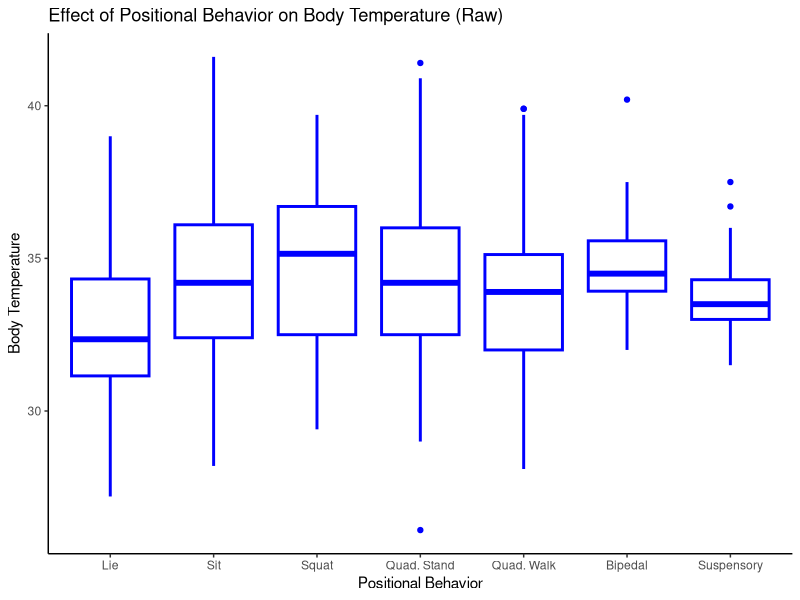
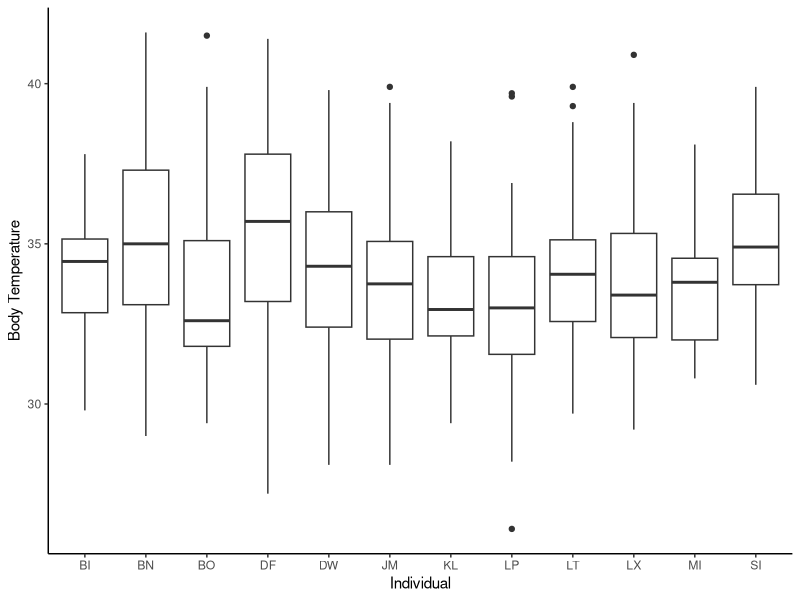
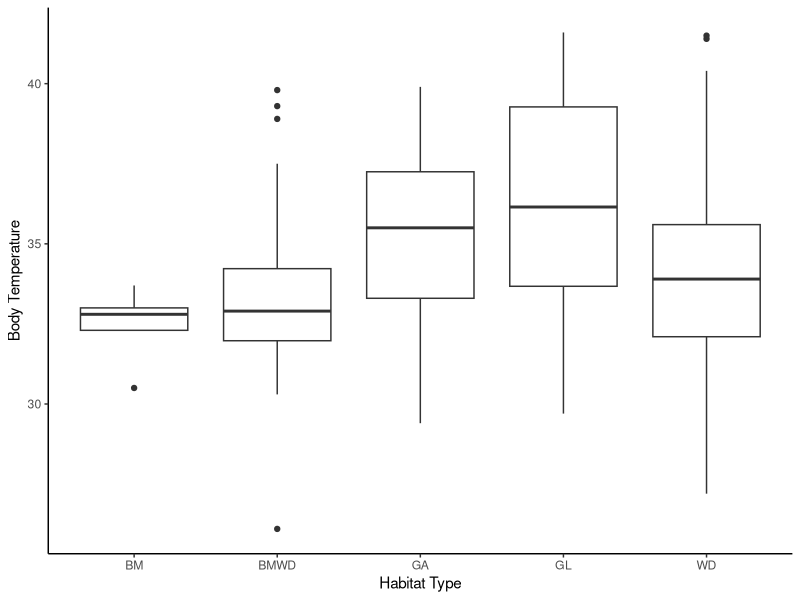
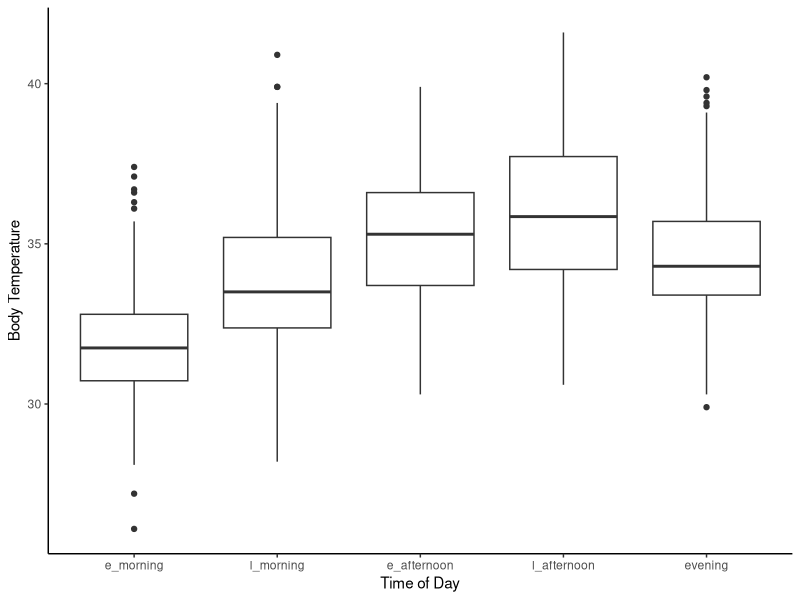
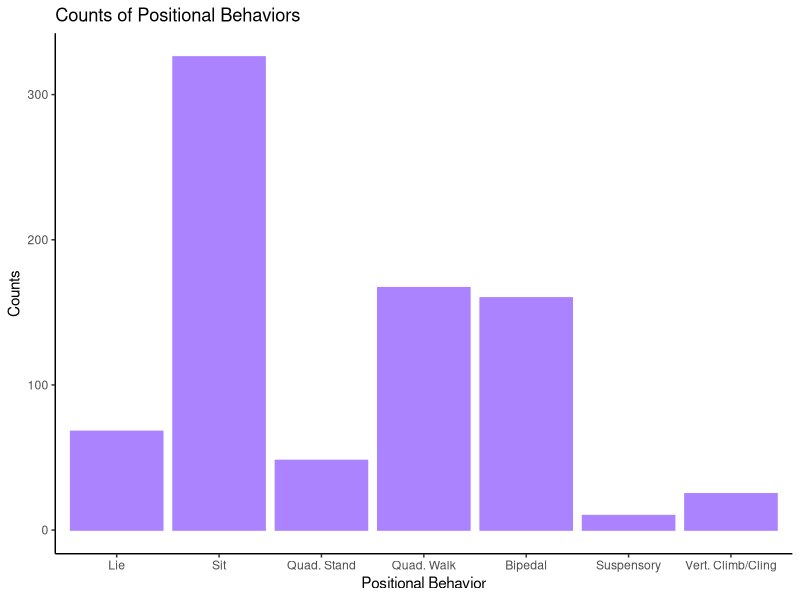
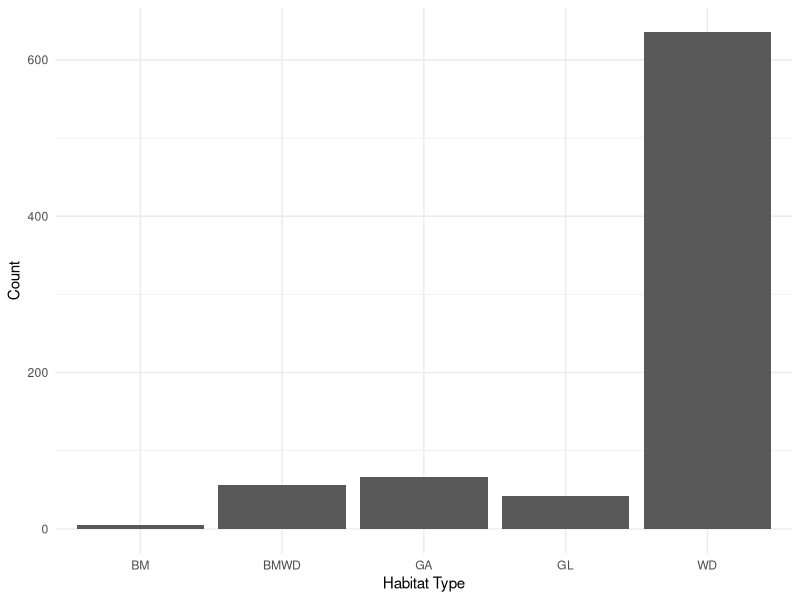
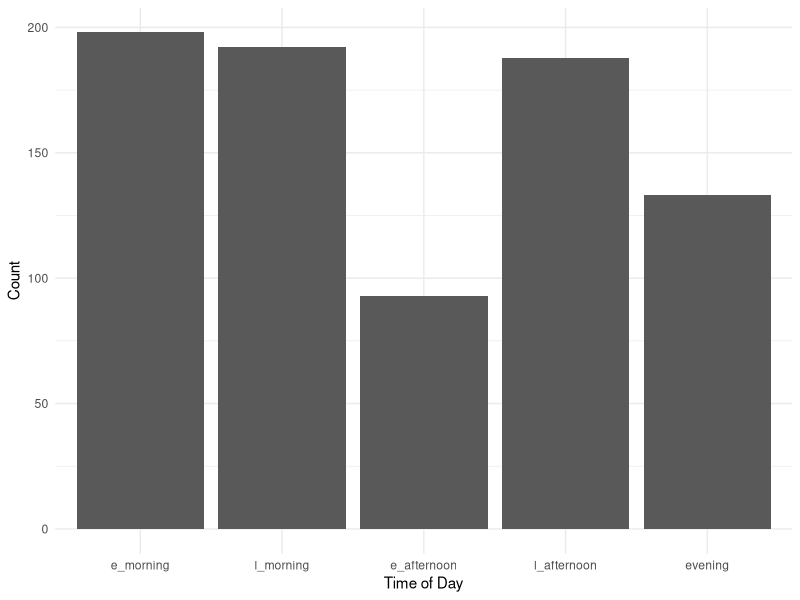
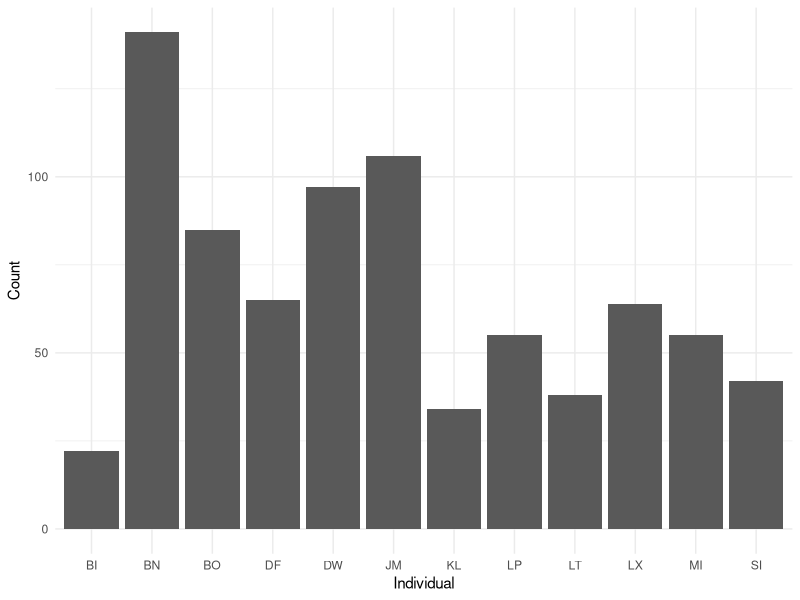

Reproduce these figures in R, in order. (Note: this script raises an error after producing the figures.)
# load libraries
library(readr) 
library(lubridate)
library(magrittr)
library(ggplot2)
library(car)
library(emmeans)
library(lme4)
library(ggthemes)
library(tidyverse) 
#library(plyr) #HSR note- if you need plyr, need to load it before tidyverse. But dplyr in tidyverse does everything plyr can do and more, so shoudln't need plyr. 

##read in data
prelim_tidy <- read_csv("_data/_tidy/prelim_data_tidycols.csv")
View(prelim_tidy)
nrow(prelim_tidy) #2873 rows

#Omit any missing values:
summary(is.na(prelim_tidy)) #looks like missing lots of therm data

prelim_temp<-na.omit(prelim_tidy)
View(prelim_temp)
nrow(prelim_temp) #810 rows; most rows were removed bc therm data missing. 

prelim_temp$therm_t[prelim_temp$therm_t >= 42] <- NA #remove therm values >42 because likely a temp sensor problem? 6 rows removed.  

prelim_temp<-na.omit(prelim_temp) #remove those rows with NA's
View(prelim_temp)
nrow(prelim_temp) #now 804 rows

#Combine positional behaviors into smaller categories
# suspensory = Cb, Br & QM
#bipedalism = BpS, BpW & Abp
#Sit = St & Sq
#Vertical climb and cling together
prelim_temp$pos_beh[prelim_temp$pos_beh == "Cb"] <- "Su"
prelim_temp$pos_beh[prelim_temp$pos_beh == "Br"] <- "Su"
prelim_temp$pos_beh[prelim_temp$pos_beh == "QM"] <- "Su"
prelim_temp$pos_beh[prelim_temp$pos_beh == "Vci"] <- "VC"
prelim_temp$pos_beh[prelim_temp$pos_beh == "Abp"] <- "Bp"
prelim_temp$pos_beh[prelim_temp$pos_beh == "BpS"] <- "Bp"
prelim_temp$pos_beh[prelim_temp$pos_beh == "BpW"] <- "Bp"
prelim_temp$pos_beh[prelim_temp$pos_beh == "Sq"] <- "St"

############
##re-order levels
prelim_temp$time_od <- factor(prelim_temp$time_od, levels = c("e_morning", "l_morning", "e_afternoon", "l_afternoon", "evening"))
prelim_temp$pos_beh <- factor(prelim_temp$pos_beh, levels = c("QS", "Ly", "Sq", "St", "QW", "Bp", "Su", "VC"))

## Change to factor and numeric
factor_cols <- c("pos_beh","context", "substrate", "hab_type", "individual")
numeric_cols <- c("sun", "therm_t", "t_lo", "t_hi", "amb_t")

prelim_temp[factor_cols] <- lapply(prelim_temp[factor_cols], as.factor)

prelim_temp[numeric_cols] <- lapply(prelim_temp[numeric_cols], as.numeric)

str(prelim_temp)

##plotting
## Change levels for the plot 
prelim_temp$pos_beh <- factor(prelim_temp$pos_beh, levels = c("Ly","St", "Sq", "QS", "QW", "Bp", "Su", "VC"))

pb_raw_plot <- ggplot(prelim_temp, aes(pos_beh, therm_t)) +
                  geom_boxplot(fill = "white", colour = "blue", size = 1) + 
                  ggtitle("Effect of Positional Behavior on Body Temperature (Raw)") +
                  scale_x_discrete(name = "Positional Behavior", labels = c("Lie", "Sit", 
                                        "Squat", "Quad. Stand", "Quad. Walk", "Bipedal", 
                                        "Suspensory", "Vert. Climb/Cling")) +
                  scale_y_continuous(name = "Body Temperature") +
                  theme_classic()
pb_raw_plot

##save plot
ggsave("pb_raw_plot.pdf", width=10, height=6, units="in")

ggsave("pb_raw_plot.png", width=10, height=6, units="in")

#labels = c("Lie", "Sit", "Squat", "Quad. Stand", "Quad. Walk", "Bipedal", "Suspensory", "Vert. Climb/Cling"

ggplot(prelim_temp, aes(individual, therm_t)) +
  geom_boxplot() + 
  labs(x="Individual", y="Body Temperature") +
  theme_classic()

ggplot(prelim_temp, aes(hab_type, therm_t)) +
  geom_boxplot() + 
  labs(x="Habitat Type", y="Body Temperature") +
  theme_classic()

ggplot(prelim_temp, aes(time_od, therm_t)) +
  geom_boxplot() + 
  labs(x="Time of Day", y="Body Temperature") +
  theme_classic()

##counts
ggplot(prelim_temp, aes(pos_beh))+
  geom_bar(stat="count", fill = "mediumpurple1", colour = "mediumpurple1") + 
  ggtitle("Counts of Positional Behaviors") +
  scale_x_discrete(name = "Positional Behavior", 
                   labels = c("Lie", "Sit", "Quad. Stand", "Quad. Walk", 
                              "Bipedal", "Suspensory", "Vert. Climb/Cling")) +
  scale_y_continuous(name = "Counts") +
  theme_classic()


ggplot(prelim_temp, aes(hab_type))+
  geom_bar(stat="count") + 
  labs(x="Habitat Type", y="Count")+
  theme_minimal()    ###can I combine bamboo with bamboo woodland?

ggplot(prelim_temp, aes(time_od))+
  geom_bar(stat="count") + 
  labs(x="Time of Day", y="Count")+
  theme_minimal()

ggplot(prelim_temp, aes(individual))+
  geom_bar(stat="count") + 
  labs(x="Individual", y="Count")+
  theme_minimal()

ggplot(prelim_temp, aes(sun))+
  geom_histogram()

ggplot(prelim_temp, aes(amb_t))+
  geom_histogram()

###model plotting
library(broom)

m1 <- lmer(therm_t ~ pos_beh + amb_t + sun + date + hab_type +
       (1|individual), data = prelim_temp)
summary(m1)
confint(m1)

#ggplot(fortify(m1), aes(pos_beh, therm_t)) +
  #stat_summary(fun.data=mean_se, geom="pointrange") +
  #stat_summary(aes(y=.fitted), fun.y=mean, geom="line")

#predict(m1, preddata)

#m1_res <- tidy(coef(summary(m1)) ) 
#ggplot(m1_res, aes(pos_beh, therm_t)) +
  #geom_point()

ggplot(prelim_temp, aes(pos_beh, therm_t)) + 
  geom_point(size = 3) +
  geom_point(aes(y=predict(m1)), size = 1)

#change levels for the plot
prelim_temp$pos_beh <- factor(prelim_temp$pos_beh, levels = c("Ly","St", "Sq", "QS", "QW", "Bp", "Su", "VC"))

pred_v_obs <- ggplot(prelim_temp, aes(pos_beh, therm_t)) + 
              geom_point(size = 3, colour = "blue") + #shows raw data
              geom_boxplot(colour="blue")+ #shows raw data
              geom_boxplot(aes(y=predict(m1)), size = 1, colour = "red") + #shows model predictions
              scale_x_discrete(name = "Positional Behavior", labels = c("Lie", "Sit", 
                                      "Squat", "Quad. Stand", "Quad. Walk", "Bipedal", 
                                      "Suspensory", "Vert. Climb/Cling")) +
              scale_y_continuous(name = "Body Temperature") +
              theme_classic()

pred_v_obs
#hsr: what this tells me is that the model predictions are pretty close to the raw data. (red and blue boxplots are similar). You can plot just the raw data and see the pattern, if you'd like. 

##save plot for reference
ggsave("pred_v_obs.pdf", width=10, height=6, units="in")

ggsave("pred_v_obs.png", width=10, height=6, units="in")

###################
##change levels back
prelim_temp$pos_beh <- factor(prelim_temp$pos_beh, levels = c("QS", "Ly", "Sq", "St", "QW", "Bp", "Su", "VC"))

##tried another thing and it didn't work...
#newdat <- expand.grid(pos_beh=unique(prelim_temp$pos_beh), 
                      #time_od=unique(prelim_temp$time_od),
                      #sun=c(min(prelim_temp$sun),
                       #     max(prelim_temp$sun)),
                      #date=date(prelim_temp$date),
                      #hab_type=unique(prelim_temp$hab_type))
                      
#ggplot(prelim_temp, aes(x=pos_beh, y=therm_t)) +
 # geom_point(size=3) +
  #geom_line(data=newdat, aes(y=predict(m1, level=0, newdata=newdat), size="Positional Behavior")) +
  #scale_size_manual(name="Predictions", values=c("Positional Behavior"=3)) +
  #theme_classic() 

## Create dataframe to predict over
##attempting to follow tutorial but got too confused....
preddata <- with(prelim_temp, expand.grid(pos_beh = levels(pos_beh), time_od = levels(time_od), sun = c(0,50,100), date = c("2018-06-28", "2018-06-06", "2018-07-16"), hab_type = c("WD", "WG", "GL"), individual = c("DW","JM", "LT")))

factor_cols <- c("pos_beh", "hab_type", "individual")
numeric_cols <- c("sun", "amb_t")

preddata[factor_cols] <- lapply(preddata[factor_cols], as.factor)
preddata[numeric_cols] <- lapply(preddata[numeric_cols], as.numeric)

preddata$date <- as.Date(preddata$date)

str(preddata)

########
mm <- model.matrix(~pos_beh + amb_t + sun + date + hab_type, data=preddata)

###won't work because I don't have 2 or more levels per factor

pframe2 <- data.frame(preddata,eta=mm%*%fixef(m1))
pframe2 <- with(pframe2,data.frame(pframe2,prop=eta))
pvar1 <- diag(mm %*% tcrossprod(vcov(m1),mm))
tvar1 <- pvar1+VarCorr(m1)$individual
pframe2 <- data.frame(
  pframe2
  , plo = pframe2$eta-2*sqrt(pvar1)
  , phi = pframe2$eta+2*sqrt(pvar1)
  , tlo = pframe2$eta-2*sqrt(tvar1)
  , thi = pframe2$eta+2*sqrt(tvar1)
)
